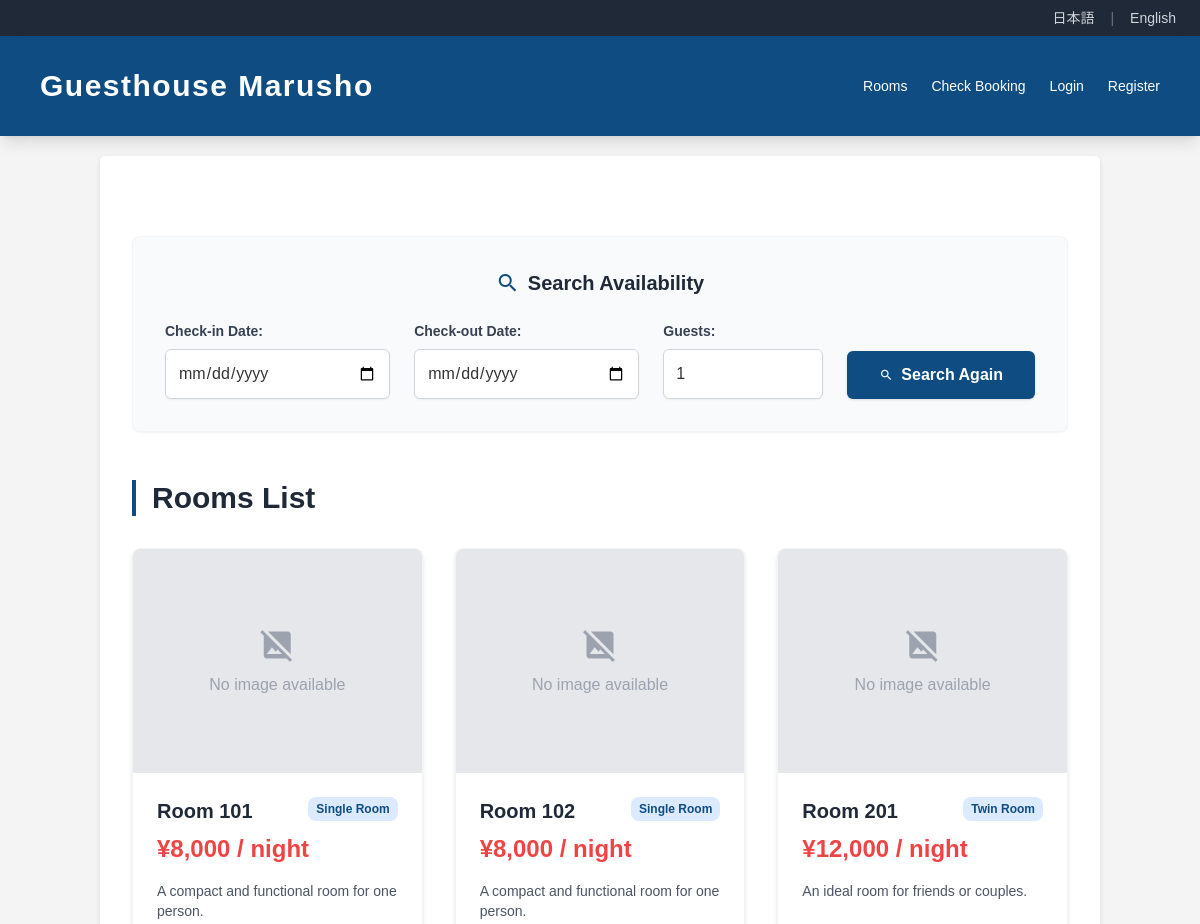
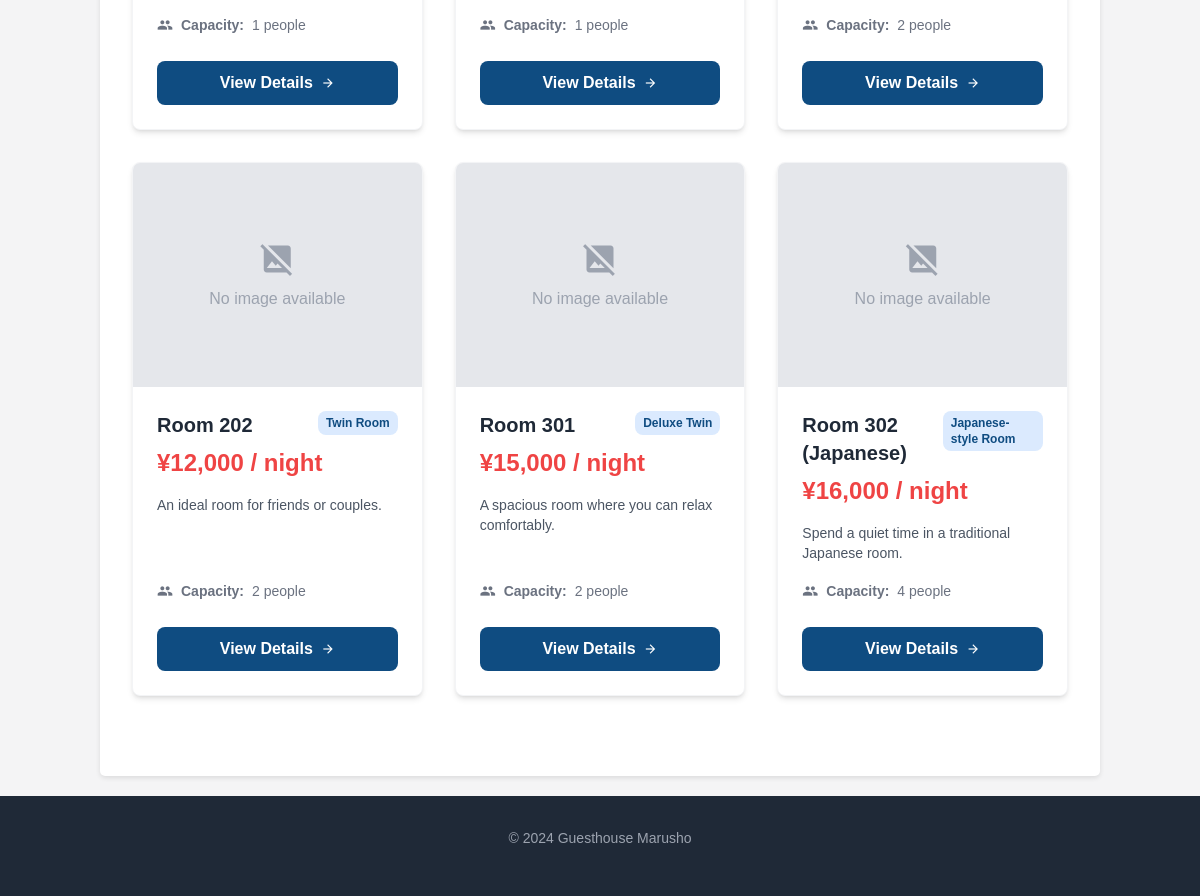
The page /rooms.php on the database its author committed (2 pictures, top to bottom).
### tables this page shows
CREATE TABLE `rooms` (
  `id` int(11) NOT NULL AUTO_INCREMENT,
  `room_type_id` int(11) NOT NULL COMMENT '部屋タイプID',
  `name` varchar(255) NOT NULL COMMENT '部屋名・番号 (例: 101号室)',
  `name_en` varchar(255) DEFAULT NULL COMMENT '部屋名・番号 (English)',
  `description` text DEFAULT NULL COMMENT '部屋の説明 (日本語)',
  `description_en` text DEFAULT NULL COMMENT '部屋の説明 (English)',
  `price` decimal(10,2) NOT NULL COMMENT '一泊あたりの料金 (Legacy)',
  `price_adult` decimal(10,2) NOT NULL DEFAULT 4500.00 COMMENT '大人料金',
  `price_child` decimal(10,2) NOT NULL DEFAULT 2500.00 COMMENT '子供料金',
  `created_at` datetime NOT NULL DEFAULT current_timestamp(),
  `updated_at` datetime NOT NULL DEFAULT current_timestamp() ON UPDATE current_timestamp(),
  PRIMARY KEY (`id`),
  KEY `room_type_id` (`room_type_id`),
  CONSTRAINT `rooms_ibfk_1` FOREIGN KEY (`room_type_id`) REFERENCES `room_types` (`id`) ON DELETE CASCADE
);

CREATE TABLE `room_types` (
  `id` int(11) NOT NULL AUTO_INCREMENT,
  `name` varchar(255) NOT NULL COMMENT '部屋タイプ名',
  `name_en` varchar(255) DEFAULT NULL COMMENT '部屋タイプ名 (English)',
  `description` text DEFAULT NULL COMMENT '説明',
  `description_en` text DEFAULT NULL COMMENT '説明 (English)',
  `capacity` int(11) NOT NULL COMMENT '収容人数',
  `main_image` varchar(255) DEFAULT NULL COMMENT '部屋タイプ代表画像パス',
  `is_visible` tinyint(1) NOT NULL DEFAULT 1 COMMENT 'トップページ表示フラグ (1:表示, 0:非表示)',
  PRIMARY KEY (`id`)
);

### includes/language.php (called while the page is built, shortened)
<?php
$available_langs = ['ja', 'en'];
$default_lang = 'ja';
if (isset($_GET['lang']) && in_array($_GET['lang'], $available_langs)) {
    $current_lang = $_GET['lang'];
    $_SESSION['lang'] = $current_lang;
}
elseif (isset($_SESSION['lang']) && in_array($_SESSION['lang'], $available_langs)) {
    $current_lang = $_SESSION['lang'];
}
elseif (isset($_SERVER['HTTP_ACCEPT_LANGUAGE'])) {
    $browser_lang = substr($_SERVER['HTTP_ACCEPT_LANGUAGE'], 0, 2);
    if (in_array($browser_lang, $available_langs)) {
        $current_lang = $browser_lang;
    } else {
        $current_lang = $default_lang;
    }
}
else {
    $current_lang = $default_lang;
}
$lang_file_path = __DIR__ . '/../lang/' . $current_lang . '.json';
if (file_exists($lang_file_path)) {
    $lang_text = json_decode(file_get_contents($lang_file_path), true);
} else {
    $lang_text = json_decode(file_get_contents(__DIR__ . '/../lang/' . $default_lang . '.json'), true);
}
if (!function_exists('t')) {
    function t($key, ...$args) {
        global $lang_text;
        $string = isset($lang_text[$key]) ? $lang_text[$key] : $key;
        if (!empty($args)) {
            return vsprintf($string, $args);
        }
        return $string;
    }
}
?>

### includes/functions.php (called while the page is built, shortened)
<?php
function h($s) {
    return htmlspecialchars($s, ENT_QUOTES, 'UTF-8');
}

### rooms.php (the view, shortened to what this page needs)
<?php
require_once 'includes/header.php';
try {
    $sql = "SELECT
                r.id,
                r.name,
                r.name_en,
                r.price,
                rt.name AS type_name,
                rt.name_en AS type_name_en,
                rt.capacity,
                rt.description,
                rt.description_en,
                (SELECT image_path FROM room_images WHERE room_id = r.id AND is_main = 1 LIMIT 1) AS main_image
            FROM rooms AS r
            JOIN room_types AS rt ON r.room_type_id = rt.id";
    $params = [];
    $sql .= " ORDER BY r.price ASC";
    $stmt = $dbh->prepare($sql);
    $stmt->execute($params);
    $rooms = $stmt->fetchAll(PDO::FETCH_ASSOC);
} catch (PDOException $e) {
    echo "エラー: " . h($e->getMessage());
    $rooms = [];
}
?>
<div class="max-w-6xl mx-auto my-8 px-4">
    <section class="bg-gray-50 dark:bg-gray-800/50 rounded-lg p-8 border border-gray-100 dark:border-gray-700 mb-12 shadow-sm">
        <h3 class="text-xl font-bold text-center mb-6 text-gray-800 dark:text-white flex items-center justify-center gap-2">
            <span class="material-icons text-primary dark:text-blue-400">search</span>
            <?php echo h(t('index_search_title')); ?>
        </h3>
        <form action="search_results.php" method="GET" class="flex flex-col md:flex-row gap-6 justify-center items-end">
            <div class="w-full md:w-auto flex-1">
                <label for="check_in_date" class="block text-sm font-semibold text-gray-700 dark:text-gray-300 mb-2"><?php echo h(t('form_check_in')); ?>:</label>
                <input type="date" id="check_in_date" name="check_in_date" value="<?php echo isset($_GET['check_in_date']) ? h($_GET['check_in_date']) : ''; ?>" required class="w-full rounded-md border-gray-300 shadow-sm focus:border-primary focus:ring focus:ring-primary focus:ring-opacity-50 dark:bg-gray-700 dark:border-gray-600 dark:text-white py-3 px-3 min-h-[44px]">
            </div>
            <div class="w-full md:w-auto flex-1">
                <label for="check_out_date" class="block text-sm font-semibold text-gray-700 dark:text-gray-300 mb-2"><?php echo h(t('form_check_out')); ?>:</label>
                <input type="date" id="check_out_date" name="check_out_date" value="<?php echo isset($_GET['check_out_date']) ? h($_GET['check_out_date']) : ''; ?>" required class="w-full rounded-md border-gray-300 shadow-sm focus:border-primary focus:ring focus:ring-primary focus:ring-opacity-50 dark:bg-gray-700 dark:border-gray-600 dark:text-white py-3 px-3 min-h-[44px]">
            </div>
            <div class="w-full md:w-40">
                <label for="num_guests" class="block text-sm font-semibold text-gray-700 dark:text-gray-300 mb-2"><?php echo h(t('form_num_guests')); ?>:</label>
                <input type="number" id="num_guests" name="num_guests" min="1" value="<?php echo isset($_GET['num_guests']) ? h($_GET['num_guests']) : '1'; ?>" required class="w-full rounded-md border-gray-300 shadow-sm focus:border-primary focus:ring focus:ring-primary focus:ring-opacity-50 dark:bg-gray-700 dark:border-gray-600 dark:text-white py-3 px-3 min-h-[44px]">
            </div>
            <div class="w-full md:w-auto">
                <button type="submit" class="w-full bg-primary hover:bg-primary-dark text-white font-bold py-3 px-8 rounded-md shadow transition-colors duration-200 flex items-center justify-center gap-2 min-h-[44px]">
                    <span class="material-icons text-sm">search</span>
                    <?php echo h(t('btn_search_again')); ?>
                </button>
            </div>
        </form>
    </section>
    <div class="flex items-center justify-between mb-8">
        <h2 class="text-3xl font-bold text-gray-800 dark:text-white border-l-4 border-primary pl-4"><?php echo h(t('rooms_list_title')); ?></h2>
    </div>
    <?php if (!empty($rooms)): ?>
        <div class="grid grid-cols-1 md:grid-cols-2 lg:grid-cols-3 gap-6 md:gap-8">
            <?php foreach ($rooms as $room): ?>
                <div class="bg-white dark:bg-gray-800 rounded-lg shadow-md hover:shadow-xl transition-shadow duration-300 overflow-hidden border border-gray-100 dark:border-gray-700 flex flex-col group">
                    <div class="relative overflow-hidden h-56 bg-gray-200">
                        <?php if (!empty($room['main_image'])): ?>
                            <img src="assets/<?php echo h($room['main_image']); ?>" alt="<?php echo h($current_lang === 'en' && !empty($room['name_en']) ? $room['name_en'] : $room['name']); ?>" class="w-full h-full object-cover transform group-hover:scale-105 transition-transform duration-500">
                        <?php else: ?>
                            <div class="flex items-center justify-center h-full text-gray-400">
                                <span class="flex flex-col items-center">
                                    <span class="material-icons text-4xl mb-2">image_not_supported</span>
                                    <?php echo h(t('no_image_available')); ?>
                                </span>
                            </div>
                        <?php endif; ?>
                    </div>
                    <div class="p-4 md:p-6 flex flex-col flex-grow">
                        <div class="flex justify-between items-start mb-2">
                            <h3 class="text-xl font-bold text-gray-800 dark:text-white"><?php echo h($current_lang === 'en' && !empty($room['name_en']) ? $room['name_en'] : $room['name']); ?></h3>
                            <span class="bg-blue-100 text-primary text-xs font-bold px-2 py-1 rounded"><?php echo h($current_lang === 'en' && !empty($room['type_name_en']) ? $room['type_name_en'] : $room['type_name']); ?></span>
                        </div>
                        <p class="text-2xl font-bold text-red-500 mb-4"><?php echo h(t('room_price_per_night', number_format($room['price']))); ?></p>
                        <p class="text-gray-600 dark:text-gray-300 mb-4 line-clamp-3 text-sm flex-grow">
                            <?php echo h($current_lang === 'en' && !empty($room['description_en']) ? $room['description_en'] : $room['description']); ?>
                        </p>
                        <ul class="text-sm text-gray-500 dark:text-gray-400 mb-6 space-y-1">
                             <li class="flex items-center gap-2">
                                <span class="material-icons text-base">people</span>
                                <strong><?php echo h(t('room_capacity')); ?>:</strong> <?php echo h(t('room_capacity_people', $room['capacity'])); ?>
                            </li>
                        </ul>
                        <a href="room_detail.php?id=<?php echo h($room['id']); ?>" class="w-full py-2.5 px-4 rounded bg-primary text-white hover:bg-primary-dark font-semibold transition-all duration-200 flex items-center justify-center gap-2">
                            <?php echo h(t('btn_view_details')); ?>
                            <span class="material-icons text-sm">arrow_forward</span>
                        </a>
                    </div>
                </div>
            <?php endforeach; ?>
        </div>
    <?php else: ?>
        <p class="text-center text-gray-500 dark:text-gray-400 py-12 bg-gray-50 dark:bg-gray-800 rounded-lg border border-dashed border-gray-300 dark:border-gray-700">
            <?php echo h(t('rooms_none_available')); ?>
        </p>
    <?php endif; ?>
</div>
<?php
require_once 'includes/footer.php';
?>

### assets/css/style.css (style rules this page uses)
body { font-family: "Helvetica Neue", Arial, "Hiragino Kaku Gothic ProN", "Hiragino Sans", Meiryo, sans-serif; line-height: 1.6; margin: 0; padding: 0; background: #f4f4f4; color: #333; }

### includes/header.php (style rules this page uses)
body { font-family: 'Noto Sans JP', sans-serif; }

### rows shown on the page
rooms: name_en "Room 101", room_type.name_en "Single Room", price "¥8,000 / night", room_type.description_en "A compact and functional room for one person.", room_type.capacity "1 people"
rooms: name_en "Room 102", room_type.name_en "Single Room", price "¥8,000 / night", room_type.description_en "A compact and functional room for one person.", room_type.capacity "1 people"
rooms: name_en "Room 201", room_type.name_en "Twin Room", price "¥12,000 / night", room_type.description_en "An ideal room for friends or couples.", room_type.capacity "2 people"
rooms: name_en "Room 202", room_type.name_en "Twin Room", price "¥12,000 / night", room_type.description_en "An ideal room for friends or couples.", room_type.capacity "2 people"
rooms: name_en "Room 301", room_type.name_en "Deluxe Twin", price "¥15,000 / night", room_type.description_en "A spacious room where you can relax comfortably.", room_type.capacity "2 people"
rooms: name_en "Room 302 (Japanese)", room_type.name_en "Japanese-style Room", price "¥16,000 / night", room_type.description_en "Spend a quiet time in a traditional Japanese room.", room_type.capacity "4 people"

### other values the page prints
t('site_title') "Guesthouse Marusho"
t('nav_rooms') "Rooms"
t('nav_check_booking') "Check Booking"
t('nav_login') "Login"
t('nav_register') "Register"
t('index_search_title') "Search Availability"
t('form_check_in') "Check-in Date"
t('form_check_out') "Check-out Date"
t('form_num_guests') "Guests"
t('btn_search_again') "Search Again"
t('rooms_list_title') "Rooms List"
